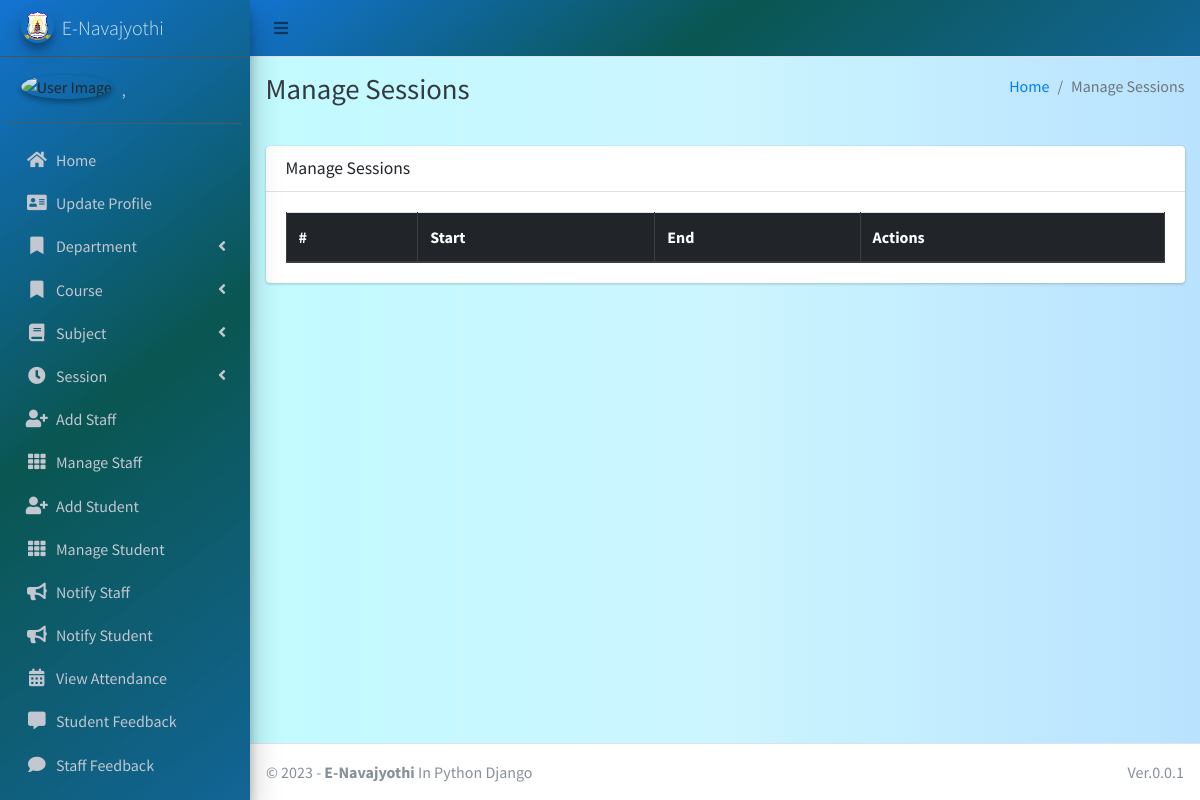
The page /session/manage/ (signed in) on the database as committed earlier.
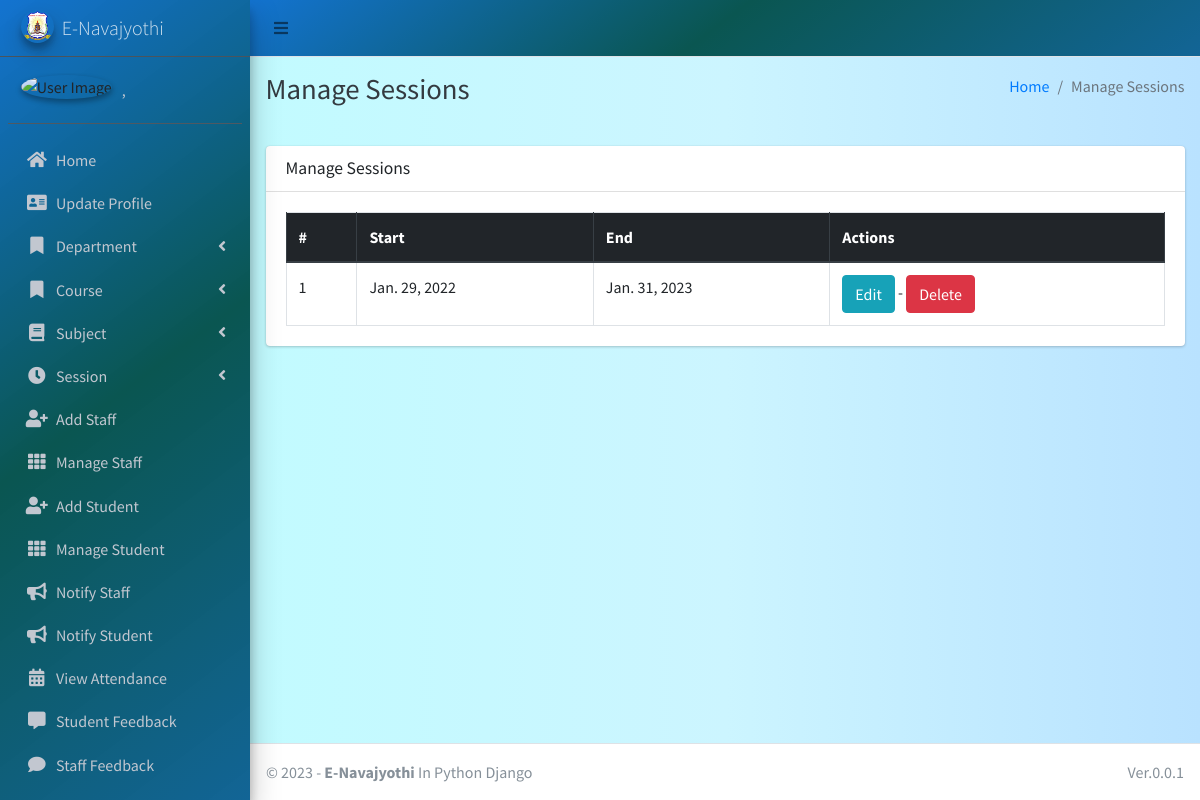
The same page on the database as committed later.
### main_app/models.py (models this page shows, shortened)
class Session(models.Model):
    start_year = models.DateField()
    end_year = models.DateField()

### main_app/hod_views.py (the view)
# urls.py: path("session/manage/", hod_views.manage_session, name='manage_session'),
def manage_session(request):
    sessions = Session.objects.all()
    context = {'sessions': sessions, 'page_title': 'Manage Sessions'}
    return render(request, "hod_template/manage_session.html", context)

### main_app/models.py (called while the page is built)
    def __str__(self):
        return self.last_name + ", " + self.first_name

### main_app/templates/hod_template/manage_session.html
{% extends 'main_app/base.html' %}
{% load static %}
{% block page_title %}{{page_title}}{% endblock page_title %}
{% block content %}
<section class="content">
    <div class="container-fluid">
        <div class="row">
            <div class="col-md-12">
                <div class="card">
                    <div class="card-header">
                        <h3 class="card-title">{{page_title}}</h3>
                    </div>
                    <div class="card-body">
                        <table id="example2" class="table table-bordered table-hover">
                            <thead class="thead-dark">
                                <tr>
                                    <th>#</th>
                                    <th>Start</th>
                                    <th>End</th>
                                    <th>Actions</th>
                                </tr>
                            </thead>
                            <tbody>
                                {% for session in sessions %}
                                <tr>
                                    <td>{{ forloop.counter }}</td>
                                    <td>{{session.start_year}}</td>
                                    <td>{{session.end_year}}</td>
                                    <td><a href="{% url 'edit_session' session.id %}" class="btn btn-info">Edit</a> - <a href="{% url 'delete_session' session.id %}" onclick="return confirm('Are you sure you want to delete this ?')" class="btn btn-danger">Delete</a> </td>
                                </tr>
                                {% endfor %}
                            </tbody>
                        </table>
                    </div>
                </div>
            </div>
        </div>
    </div>
</section>
{% endblock content %}

Rows that differ between the two databases and show on the page:
added Session: start_year "Jan. 29, 2022", end_year "Jan. 31, 2023"
